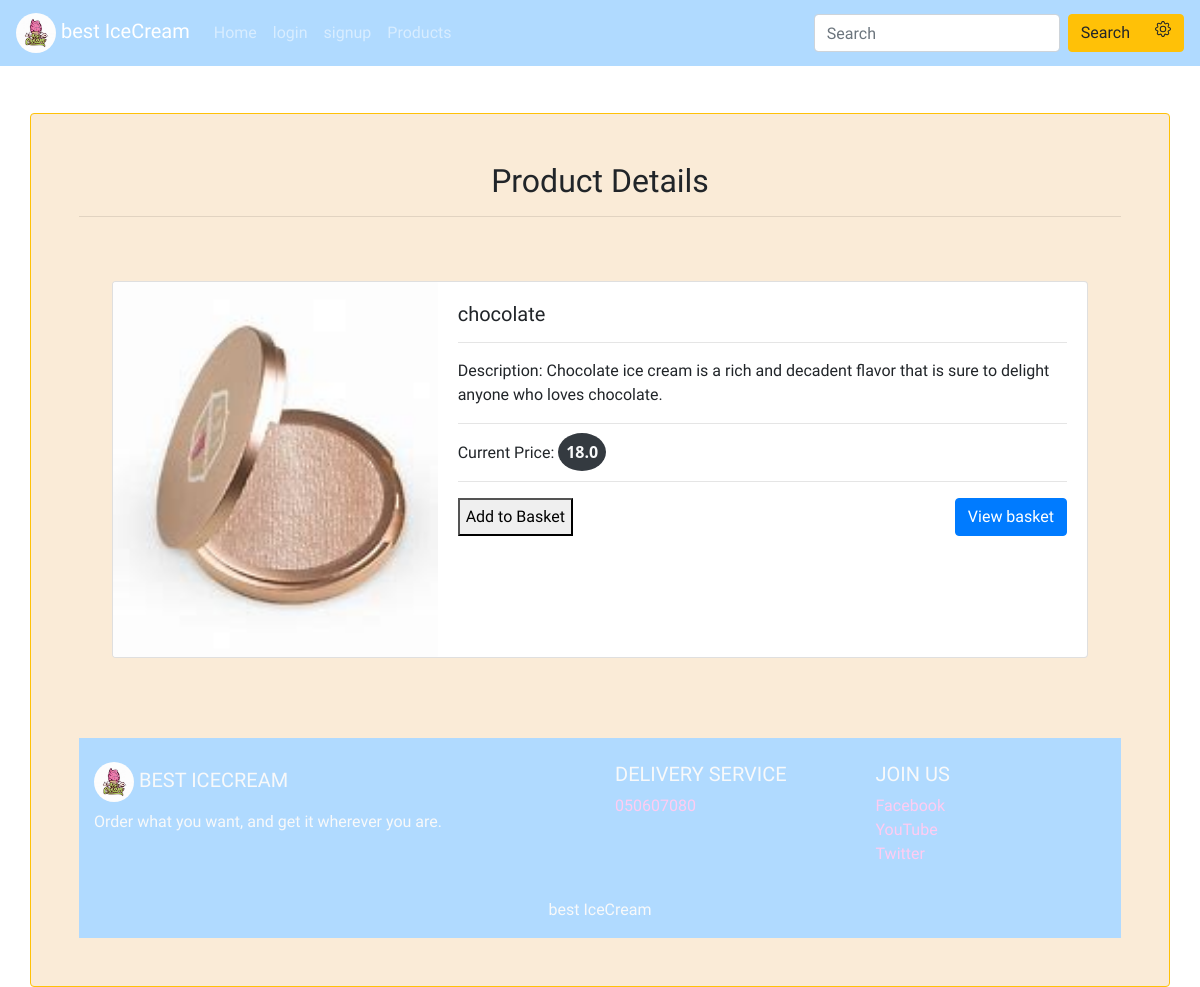
The app's page /products/2 with its own data.
### products/models.py (models this page shows, shortened)
class Product(models.Model):
    pname = models.CharField(max_length=64)
    desc = models.CharField(max_length=200)
    price = models.FloatField()
    image = models.ImageField(upload_to="photos/%y/%m/%d")

### products/views.py (the view)
# urls.py: path("<int:product_id>", views.product,name='product'),
def product(request,product_id):
    try:
        product = Product.objects.get(id=product_id)
    except Product.DoesNotExist:
        raise Http404("product not found.")
    return render(request, 'products/product.html', {
        "product": product,
    })

### templates/products/product.html (shortened to what this page needs)
{% extends 'base.html' %}
{%    load static    %}
{%block content%}
<div class="my-form container p-5 my-5 rounded border border-warning">
    <form>
        <h2 class="text-center">Product Details </h2>
        <hr>
        <section>
              <div class="row p-5 " >
                <div class="card mb-3 w-100" >
                  <div class="row no-gutters">
                    <div class="col-md-4">
                      <img src="{%static 'img/7.jpg'%}" class="card-img" alt="...">
                    </div>
                    <div class="col-md-8">
                      <div class="card-body">
                        <h5 class="card-title" id="productName">{{product.pname }}</h5>
                        <hr>
                        <p class="card-text" id="description">Description: {{ product.desc }}</p>
                        <hr>
                        <p class="card-text">Current Price: <span id="price" class="bg-dark text-light rounded-circle p-2">{{ product.price }}</span></p>
                        <hr>
                        <div class="d-flex justify-content-between">
                          <button type="submit" id="add-to-basket">Add to Basket</button>
                          <a href="{% url 'basket_view' %}" class="btn btn-primary">View basket</a>
                        </div>
                        </form>
                      </div>
{% endblock %}

### myproject/static/css/style.css (style rules this page uses)
html, body { height: 100%; width: 100%; }
a { color: rgb(255, 204, 242) ; }
body { font-family: 'Merienda', cursive; padding-top:65px; }
.my-form { background-color: antiquewhite; }
#price { font-family: 'Segoe UI', Tahoma, Geneva, Verdana, sans-serif; font-weight: bold; }

### records on screen
Product: pname "chocolate", desc "Chocolate ice cream is a rich and decadent flavor that is sure to delight anyone who loves chocolate.", price "18.0"
